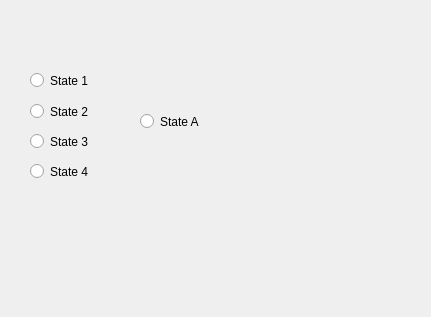
<?xml version="1.0" encoding="UTF-8"?>
<ui version="4.0">
 <class>Form</class>
 <widget class="QWidget" name="Form">
  <property name="geometry">
   <rect>
    <x>0</x>
    <y>0</y>
    <width>431</width>
    <height>317</height>
   </rect>
  </property>
  <property name="windowTitle">
   <string>Form</string>
  </property>
  <widget class="QRadioButton" name="radioButton">
   <property name="geometry">
    <rect>
     <x>30</x>
     <y>60</y>
     <width>112</width>
     <height>41</height>
    </rect>
   </property>
   <property name="text">
    <string>State 1</string>
   </property>
  </widget>
  <widget class="QRadioButton" name="radioButton_2">
   <property name="geometry">
    <rect>
     <x>30</x>
     <y>100</y>
     <width>112</width>
     <height>23</height>
    </rect>
   </property>
   <property name="text">
    <string>State 2</string>
   </property>
  </widget>
  <widget class="QRadioButton" name="radioButton_3">
   <property name="geometry">
    <rect>
     <x>30</x>
     <y>130</y>
     <width>112</width>
     <height>23</height>
    </rect>
   </property>
   <property name="text">
    <string>State 3</string>
   </property>
  </widget>
  <widget class="QRadioButton" name="radioButton_4">
   <property name="geometry">
    <rect>
     <x>30</x>
     <y>160</y>
     <width>112</width>
     <height>23</height>
    </rect>
   </property>
   <property name="text">
    <string>State 4</string>
   </property>
  </widget>
  <widget class="QRadioButton" name="radioButton_5">
   <property name="geometry">
    <rect>
     <x>140</x>
     <y>110</y>
     <width>112</width>
     <height>23</height>
    </rect>
   </property>
   <property name="text">
    <string>State A</string>
   </property>
  </widget>
 </widget>
 <resources/>
 <connections/>
</ui>
